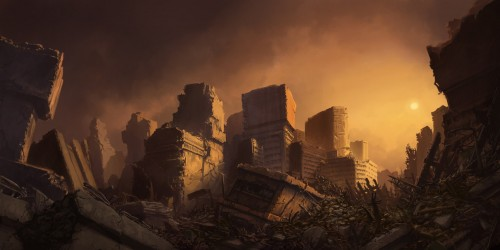
#> input picture lesson2/ruins.jpg, 500 x 250 px, found by its file name
$ python additionandsubtraction.py
#> lines starting #> are read from the running program, lines starting #| are printed output that depends on the picture
import cv2

#addition
ruins = cv2.imread("lesson2/ruins.jpg")
#> ruins is the input picture: shape (250, 500, 3); mean B, G, R 34.8, 52.4, 81
galaxy = cv2.imread("lesson2/galaxy.jpg")
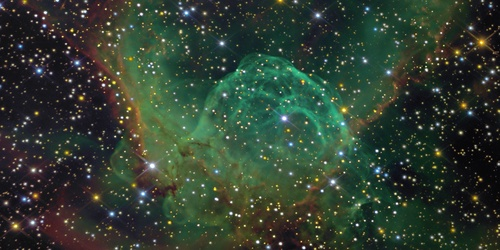
#> input picture lesson2/galaxy.jpg, 500 x 250 px, found by its file name
#> galaxy is the input picture: shape (250, 500, 3); mean B, G, R 49.4, 62.5, 48.9

# provide image1, weight1, image2, weight2, brightness
newimage = cv2.addWeighted(ruins, 0.6, galaxy, 0.4, 0)
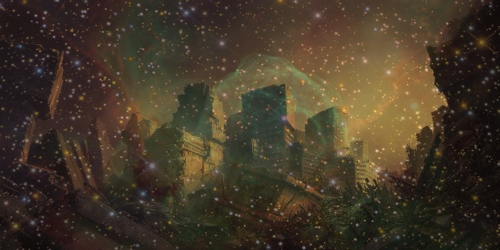
#> newimage: shape (250, 500, 3); mean B, G, R 40.7, 56.4, 68.1

#subtraction
star = cv2.imread("lesson2/Star.jpg")
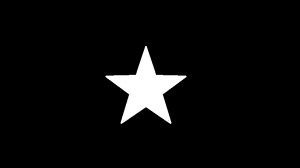
#> input picture lesson2/Star.jpg, 300 x 168 px, found by its file name
#> star is the input picture: shape (168, 300, 3); min 0, max 255, mean 11.7
negstar = cv2.imread("lesson2/negstar.jpg")
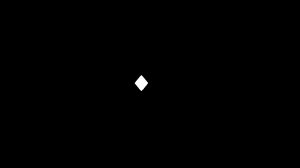
#> input picture lesson2/negstar.jpg, 300 x 168 px, found by its file name
#> negstar is the input picture: shape (168, 300, 3); min 0, max 255, mean 0.6

subtractedimage = cv2.subtract(star, negstar)

#resizing
cat = cv2.imread("lesson2/cat.jpg")
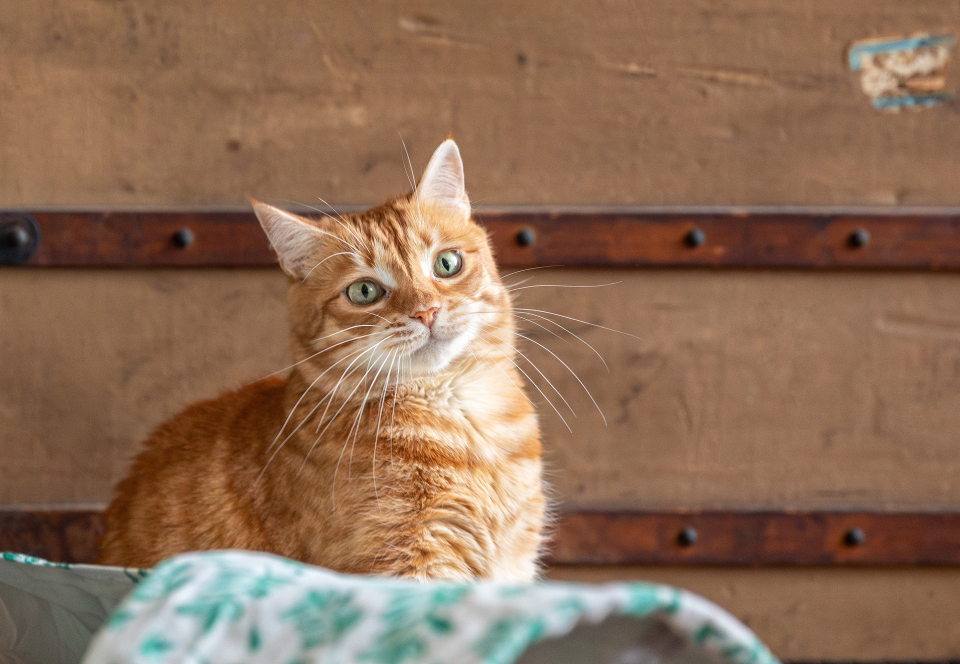
#> input picture lesson2/cat.jpg, 1920 x 1328 px, found by its file name (shown at 1/2 size)
#> cat is the input picture: shape (1328, 1920, 3); mean B, G, R 86.7, 109.6, 141.5
kitten = cv2.resize(cat, (500, 200))
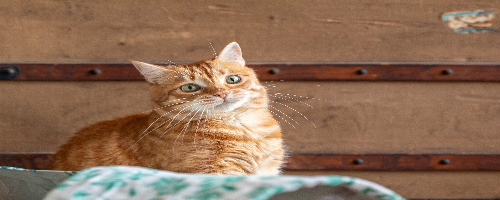
#> kitten: shape (200, 500, 3); mean B, G, R 86.6, 109.5, 141.4

#show images
cv2.imshow("Added image", newimage)
cv2.imshow("Subtracted image", subtractedimage)
cv2.imshow("mew", kitten)

cv2.waitKey(0)
